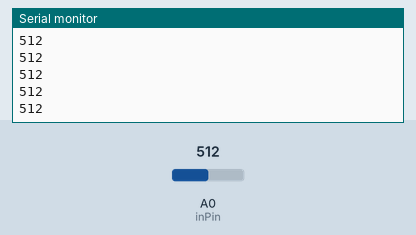
The program below on a simulated Arduino Mega 2560, built with avr-gcc and run on an emulated ATmega2560. Parts: the last lines printed to the serial monitor. The inputs (shaded band) are chosen by the test bench; at power-on: A0 (inPin) = 512.

Above: at 1.2 s.
1.3 s: A0 (inPin) set to 716
At 1.32 s:
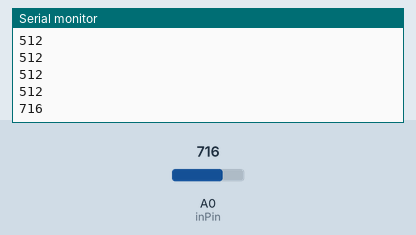
2.8 s: A0 (inPin) set to 900
At 2.83 s:
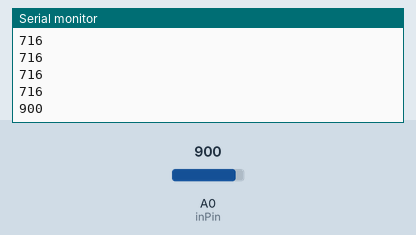
Timing chart, 0 to 5.8 s (numbered marks = the images above; inputs shaded):
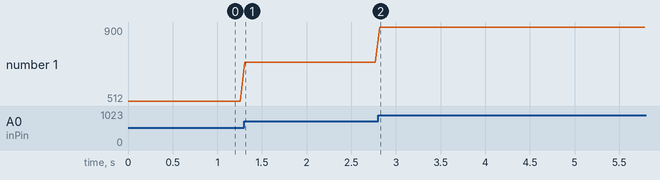

The program:

main.cpp
```cpp
#include <Arduino.h>
#include <EEPROM.h>

int inPin = 0;
//
// int addr = 0;
// float defaulMaxVal = 1900, defaulMinVal = 1200;
// float maxVal =0, minVal = 255;
//
//
// int getRandom(int max, int min){
//     return rand()%(max-min + 1) + min;
// }
//
//
// int generateTransmitterSignal(){
//   return getRandom(defaulMaxVal, defaulMinVal);
// }
//
// float mapTransmitterSignal(int signalNumber){
//   return map(signalNumber, defaulMinVal, defaulMaxVal, 0, 255);
// }
//
// float getNormalizedSignal(){
//   return mapTransmitterSignal(generateTransmitterSignal());
// }

void setup() {
  // pinMode(analogPin, OUTPUT);
  pinMode(inPin, INPUT);
  Serial.begin(9600);
  //
  // while (!Serial) {
  //   ; // wait for serial port to connect. Needed for native USB port only
  // }

  // int read = EEPROM.read(addr);


   // Serial.println(read);
}

int val;

void loop() {
//
// float ranSignal = getNormalizedSignal();
//
// if(ranSignal > maxVal)
//   maxVal = ranSignal;
//   // EEPROM.write(addr, val);
// if(ranSignal < minVal)
//   minVal = ranSignal;
//
//
//   Serial.print("min: ");
//   Serial.print( minVal);
//   Serial.print(" max: ");
//   Serial.print(maxVal);
//   Serial.println();


  // val = ;     // read the input pin
  Serial.println(analogRead(inPin));
  delay(50);
}
```

Measured:
- after the input at 1.3 s, the serial monitor: prints a new line at once (image 1)
- after the input at 2.8 s, the serial monitor: prints a new line at once (image 2)
- plotted number 1: 512 → 716 after the input at 1.3 s, 716 → 900 after the input at 2.8 s
